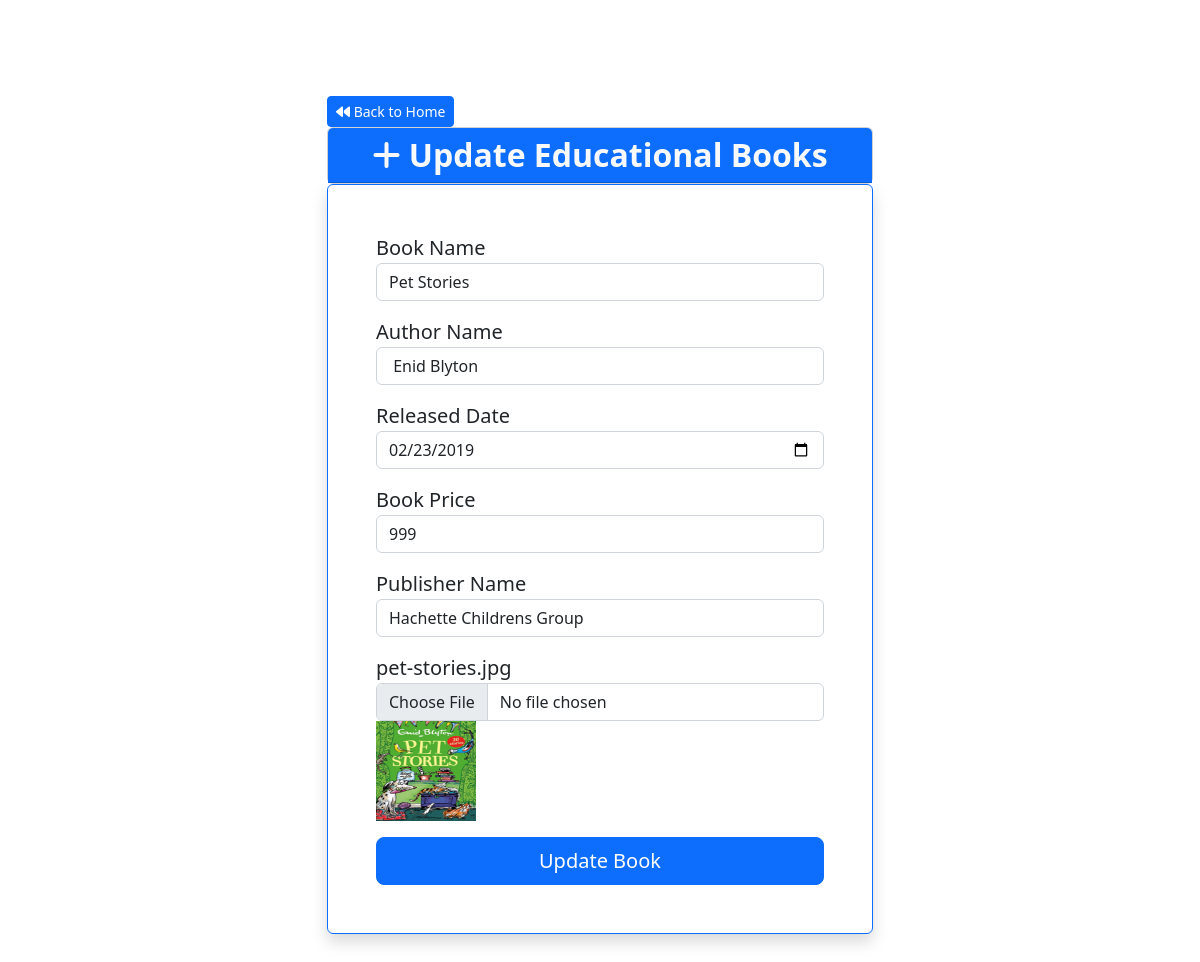
/Admin-Pannel/update_com_fo.php?u_id=6, run on the app's committed database.
### tables this page shows
CREATE TABLE `comics_books` (
  `b_id` int(100) NOT NULL,
  `book_id` varchar(100) NOT NULL DEFAULT 'comics',
  `book_name` varchar(100) NOT NULL,
  `author_name` varchar(100) NOT NULL,
  `released_date` date NOT NULL,
  `book_price` varchar(100) NOT NULL,
  `publisher_name` varchar(100) NOT NULL,
  `image` varchar(100) NOT NULL
);

### Admin-Pannel/update_com_fo.php (the view, shortened to what this page needs)
<!doctype html>
<html lang="en">
  <head>
   <link rel="stylesheet" href="bootstrap-5.2.0-dist/css/bootstrap.css">
   <link rel="stylesheet" href="style.css">
   <link rel="stylesheet" href="css/all.min.css">
  </head>
  <body>
  <div class="container mt-5">
    <div class="row">
        <div class="col-md-6 offset-md-3">
            <div class="education-book-form mt-5 mb-5">
                <a href="index.php" class="btn btn-primary btn-sm"><i class="fa-solid fa-backward"></i> Back to Home</a>
                <div class="card">
                    <h2 class="card-header text-center fw-bold bg-primary text-light">
                        <i class="fa-solid fa-plus"></i> Update Educational Books
                    </h2>
                </div>
                <?php
                include '../dbconnection.php';
                $u_id = $_GET['u_id'];
                $query = "SELECT * FROM comics_books WHERE b_id = '$u_id'";
                $result = mysqli_query($con , $query);
                if(mysqli_num_rows($result) > 0)
                {
                while($row = mysqli_fetch_assoc($result))
                {
                ?>
                <form action="update_config.php" method="POST" class="shadow border border-primary rounded p-5" novalidate enctype="multipart/form-data">
                    <div class="row">
                        <div class="col-md-12 mb-3">
                            <label for="book_name" class="fs-5">Book Name</label>
                            <input type="text" class="form-control" name="book_name" value="<?php echo $row['book_name']; ?>" id="book_name" placeholder="Enter the name of the book.....">
                        </div>
                        <div class="col-md-12 mb-3">
                            <label for="author_name" class="fs-5">Author Name</label>
                            <input type="text" class="form-control" name="author_name" value="<?php echo $row['author_name']; ?>" id="author_name" placeholder="Enter the name of the author.....">
                        </div>
                        <div class="col-md-12 mb-3">
                            <label for="post_date" class="fs-5">Released Date</label>
                            <input type="date" class="form-control" name="released_date" value="<?php echo $row['released_date']; ?>"  id="post_date">
                        </div>
                        <div class="col-md-12 mb-3">
                            <label for="post_date" class="fs-5">Book Price</label>
                            <input type="number" class="form-control" name="book_price" value="<?php echo $row['book_price']; ?>" id="post_date" placeholder="Enter the price of the book.....">
                        </div>
                        <div class="col-md-12 mb-3">
                            <label for="publisher" class="fs-5">Publisher Name</label>
                            <input type="text" class="form-control" name="publisher_name" value="<?php echo $row['publisher_name']; ?>" id="publisher" placeholder="Enter the publisher of the book.....">
                        </div>
                        <div class="col-md-12 mb-3">
                            <label for="publisher" class="fs-5"><?php echo $row['image']; ?></label>
                            <input type="file" class="form-control" name="image" value="<?php echo $row['image']; ?>" id="publisher">
                            <img src="<?php echo "Book-Images/".$row['image']; ?>" alt="" height="100px" width="100px">
                        </div>
                        <div class="d-grid">
                            <button class="btn btn-primary btn-lg" name="comic_update">Update Book</button>
                        </div>
                    </div>
                </form>
                <?php } } ?>
            </div>
        </div>
    </div>
  </div>
  </body>
</html>

### data on the page
comics_books: book_name "Pet Stories", author_name "Enid Blyton", released_date "02/23/2019", book_price "999", publisher_name "Hachette Childrens Group", image "pet-stories.jpg", image (picture)
